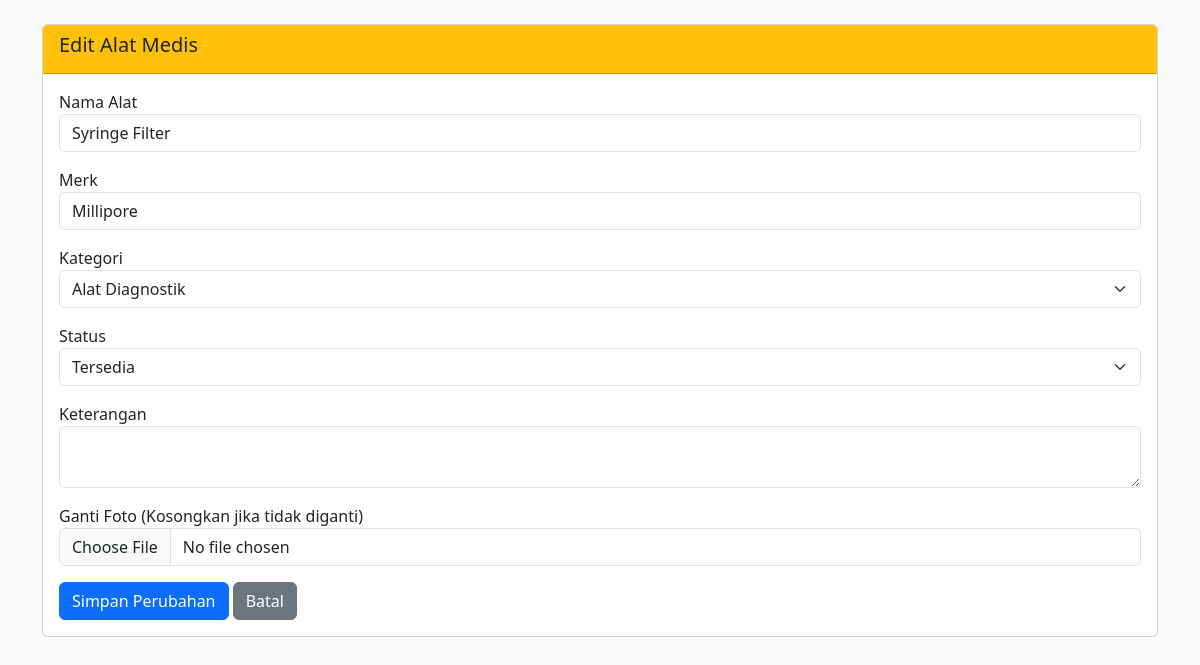
Screenshot of /fungsi/edit_alat.php?id=14 (signed in) with the database file from the repository.
### tables this page shows
CREATE TABLE `alat` (
  `id_alat`        int(11) NOT NULL AUTO_INCREMENT,
  `no_seri`        varchar(60)  DEFAULT NULL,
  `nama_alat`      varchar(100) NOT NULL,
  `merk`           varchar(100) DEFAULT NULL,
  `kategori`       varchar(100) DEFAULT NULL,
  `gambar`         varchar(200) DEFAULT NULL,
  `tgl_masuk`      date         DEFAULT NULL,
  `id_ruangan`     int(11)      DEFAULT NULL,
  `masa_kalibrasi` date         DEFAULT NULL,
  `status`         enum('Tersedia','Dipinjam','Rusak','Maintenance','Perlu Kalibrasi')
                                NOT NULL DEFAULT 'Tersedia',
  `kondisi`        enum('Baik','Perlu Kalibrasi','Rusak')
                                NOT NULL DEFAULT 'Baik',
  `keterangan`     text         DEFAULT NULL,
  `created_at`     timestamp    NOT NULL DEFAULT CURRENT_TIMESTAMP,
  PRIMARY KEY (`id_alat`),
  KEY `fk_alat_ruangan` (`id_ruangan`),
  CONSTRAINT `fk_alat_ruangan`
    FOREIGN KEY (`id_ruangan`) REFERENCES `ruangan` (`id_ruangan`)
    ON DELETE SET NULL ON UPDATE CASCADE
);

### fungsi/edit_alat.php (the view, shortened to what this page needs)
<?php
global $koneksi;
$id = $_GET['id'];
$ambil = mysqli_query($koneksi, "SELECT * FROM alat WHERE id_alat='$id'");
$data = mysqli_fetch_array($ambil);
include '../tampilan/header.php';
?>
<div class="container mt-4">
    <div class="card">
        <div class="card-header bg-warning text-dark"><h5>Edit Alat Medis</h5></div>
        <div class="card-body">
            <form method="POST" enctype="multipart/form-data">
                <div class="mb-3">
                    <label>Nama Alat</label>
                    <input type="text" name="nama_alat" class="form-control" value="<?php echo $data['nama_alat']; ?>" required>
                </div>
                <div class="mb-3">
                    <label>Merk</label>
                    <input type="text" name="merk" class="form-control" value="<?php echo $data['merk']; ?>" required>
                </div>
                <div class="mb-3">
                    <label>Kategori</label>
                    <select name="kategori" class="form-select">
                        <option value="Alat Diagnostik" <?php if($data['kategori'] == 'Alat Diagnostik') echo 'selected'; ?>>Alat Diagnostik</option>
                    </select>
                </div>
                <div class="mb-3">
                    <label>Status</label>
                    <select name="status" class="form-select">
                        <option value="Tersedia" <?php if($data['status'] == 'Tersedia') echo 'selected'; ?>>Tersedia</option>
                    </select>
                </div>
                <div class="mb-3">
                    <label>Keterangan</label>
                    <textarea name="keterangan" class="form-control"><?php echo $data['keterangan']; ?></textarea>
                </div>
                <div class="mb-3">
                    <label>Ganti Foto (Kosongkan jika tidak diganti)</label>
                    <input type="file" name="foto" class="form-control">
                </div>
                <button type="submit" name="update" class="btn btn-primary">Simpan Perubahan</button>
                <a href="inventory.php" class="btn btn-secondary">Batal</a>
            </form>
        </div>
    </div>
</div>
<?php include '../tampilan/footer.php'; ?>

### css/style.css (style rules this page uses)
:root { --biru-rs: #0057B8; --putih: #ffffff; --abu-bg: #f8fafc; }
body { font-family: 'Segoe UI', Tahoma, Geneva, Verdana, sans-serif; background-color: var(--abu-bg); }

### rows the page displays
alat: nama_alat "Syringe Filter", merk "Millipore", status "Tersedia"
